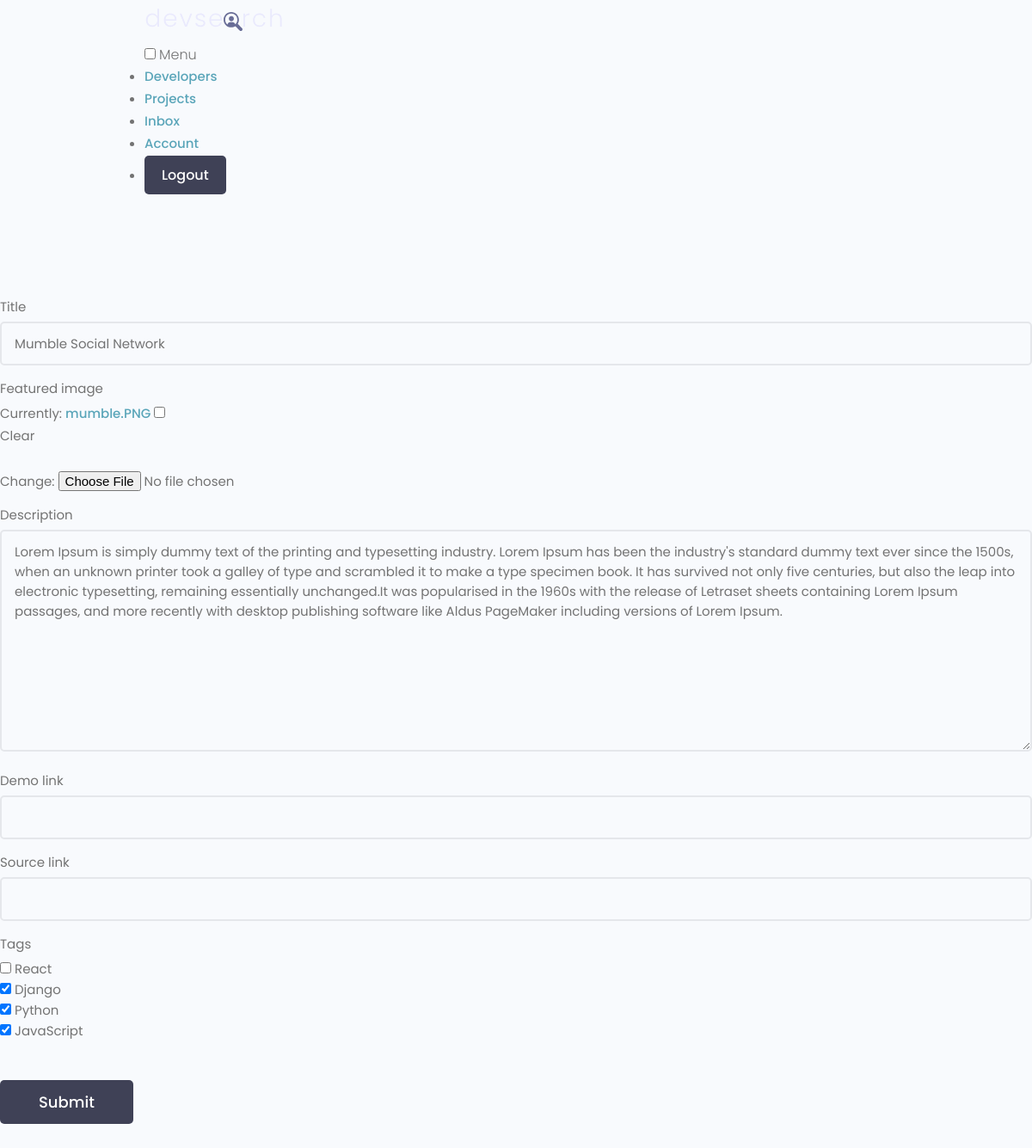
The page /projects/update-project/eb8aa29f-30ba-4640-8234-500f5c9bc479/ (signed in) on the database as committed earlier.
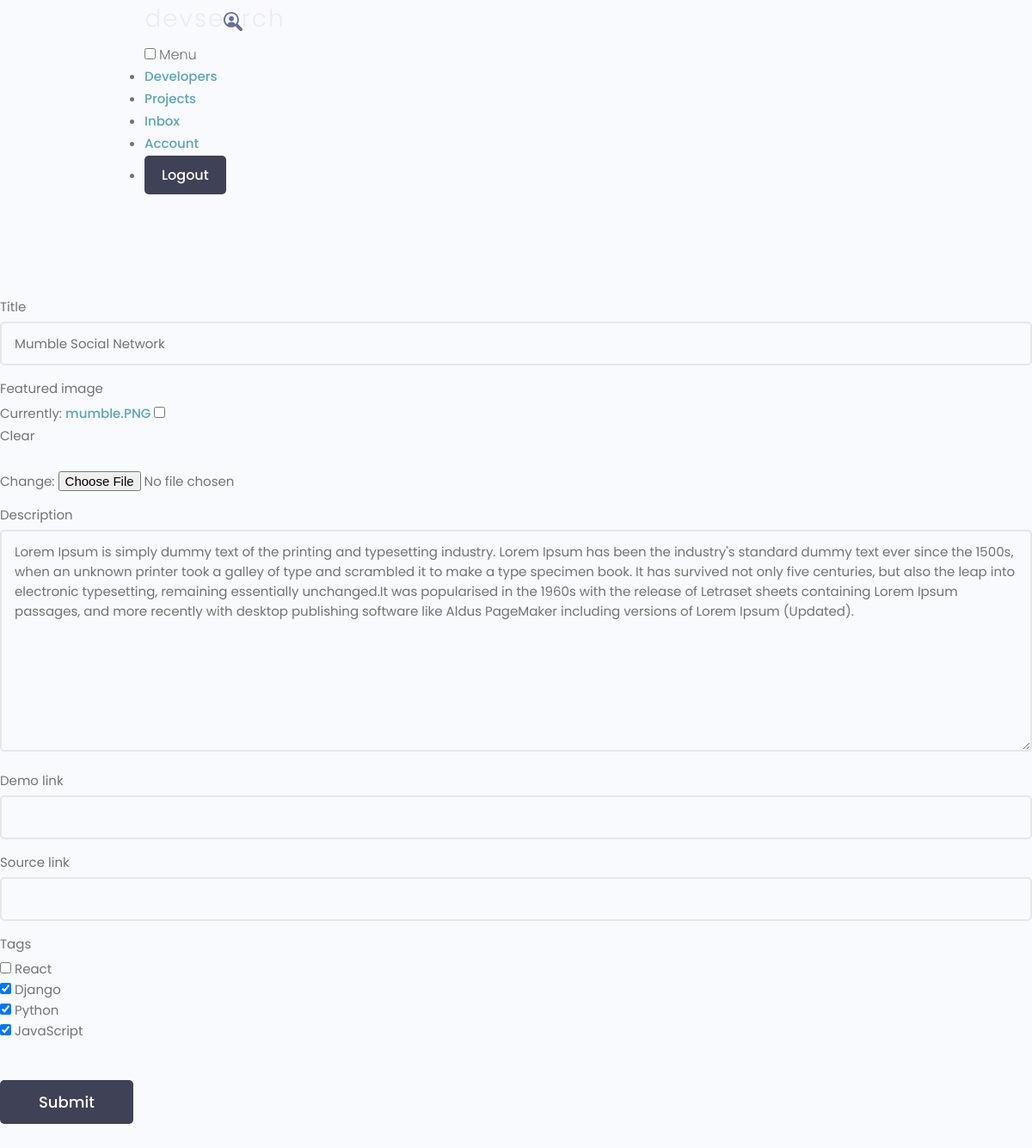
The same page on the database as committed later.
### projects/models.py (models this page shows, shortened)
class Project(models.Model):
    owner=models.ForeignKey(Profile, null=True, blank=True, on_delete=models.SET_NULL)
    title=models.CharField(max_length=200)
    description=models.TextField(null=True, blank=True)
    featured_image=models.ImageField(null=True, blank=True, default="default.jpg")
    demo_link=models.CharField(max_length=2000, null=True, blank=True)
    source_link=models.CharField(max_length=2000, null=True, blank=True)
    tags=models.ManyToManyField('Tag', blank=True)
    vote_total=models.IntegerField(default=0, null=True, blank=True)
    vote_ratio=models.IntegerField(default=0, null=True, blank=True)
    created=models.DateTimeField(auto_now_add=True)
    id=models.UUIDField(default=uuid.uuid4, unique=True, primary_key=True, editable=False)
    class Meta:
        ordering=['created']

### projects/views.py (the view)
# urls.py: path('update-project/<str:pk>/', views.updateProject, name='update-project'),
@login_required(login_url="login")
def updateProject(request,pk):
    profile=request.user.profile
    project=profile.project_set.get(id=pk)
    form=ProjectForm(instance=project)
    if request.method=='POST':
        form=ProjectForm(request.POST,request.FILES ,instance=project)
        if form.is_valid():
            form.save()
            return redirect('account')
    context={'form':form}
    return render(request, "projects/project_form.html", context)

### projects/forms.py
class ProjectForm(ModelForm):
    class Meta:
        model = Project
        fields = ['title','featured_image','description','demo_link','source_link','tags']
        widgets={
            'tags':forms.CheckboxSelectMultiple(),
        }
    def __init__(self, *args, **kwargs):
        super(ProjectForm, self).__init__(*args, **kwargs)
        for name, field in self.fields.items():
            field.widget.attrs.update({'class':'input'})

### projects/models.py (called while the page is built)
    def __str__(self):
        return self.name

### projects/templates/projects/project_form.html (shortened to what this page needs)
{% extends 'main.html' %}
{% block content %}
    <main class="formPage my-xl">
        <div class="content-box">
            <div class="formWrapper">
                <br>
                <form class="form" method="POST" enctype="multipart/form-data">
                    {% for field in form %}
                    <div class="form__field">
                        <label for="formInput#text">{{field.label}} </label>
                        {{field}}
                    </div>
                    {% endfor %}
                    <input class="btn btn--sub btn--lg  my-md" type="submit" value="Submit" />
                </form>
            </div>
        </div>
    </main>
{% endblock %}

Rows that differ between the two databases and show on the page:
changed Project "Mumble Social Network": description "…including versions of Lorem Ipsum." → "…including versions of Lorem Ipsum (Updated)."
